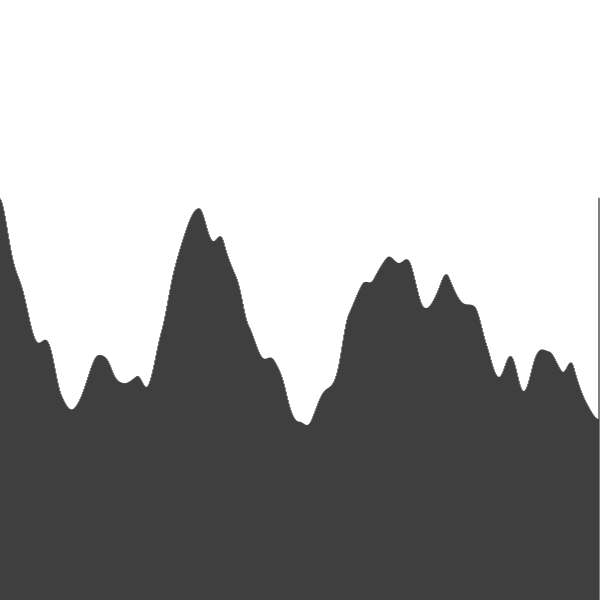
Frame 1 (no input)
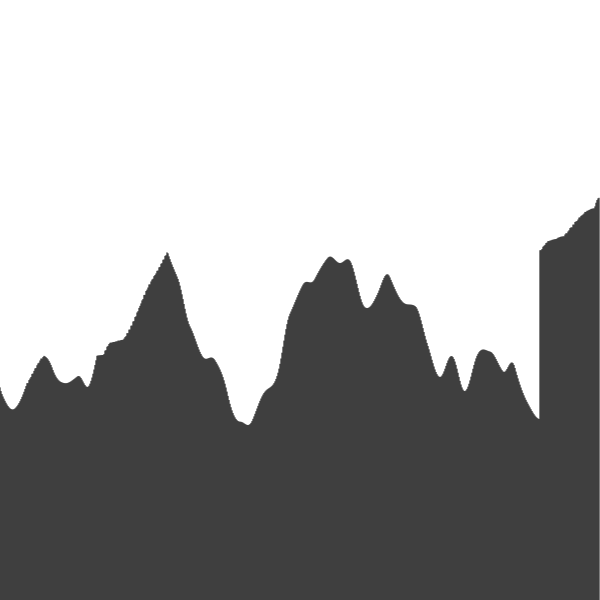
Frame 60 (no input)
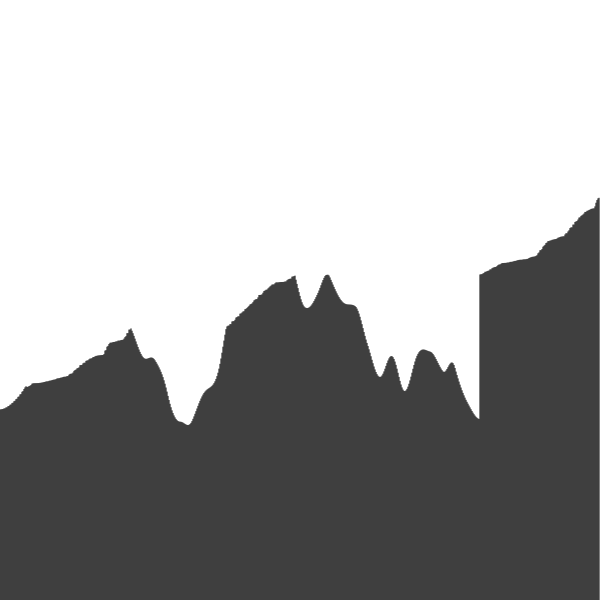
Frame 120 (the mouse pressed at the canvas centre since frame 60)

The p5.js sketch that drew these frames (run headless with seeded random() and noise() and a simulated clock; from frame 60 on, the mouse is pressed at the canvas centre):

// p5.js sketch
// ── sketch.js
let j = 0;
let i = 0;
let array = [];

function setup() {
  createCanvas(600, 600);
  array = new Array(width);
  for (let i = 0; i < array.length; i++) {
    array[i] = noise(i/100.0)*height;
    
   
  }

}

function draw() {
  background(255);

  if (i < array.length) {
    for (let j = 0; j < array.length - i - 1; j++) {
      let leftSide = array[j];
      let rightSide = array[j + 1];
      if (leftSide > rightSide) {

        swapElements(array, j, j + 1);
      }
    }
  } else {
    console.log('DONE');
    noLoop();

  }
  i++ 

  for (let i = 0; i < array.length; i++) {
    stroke(0);
    line(i, height, i, height - array[i]);

  }

}




function swapElements(array, ls, rs) {
  let left = array[ls]; // stores the value of the bigger element
  array[ls] = array[rs];
  array[rs] = left; 

}
